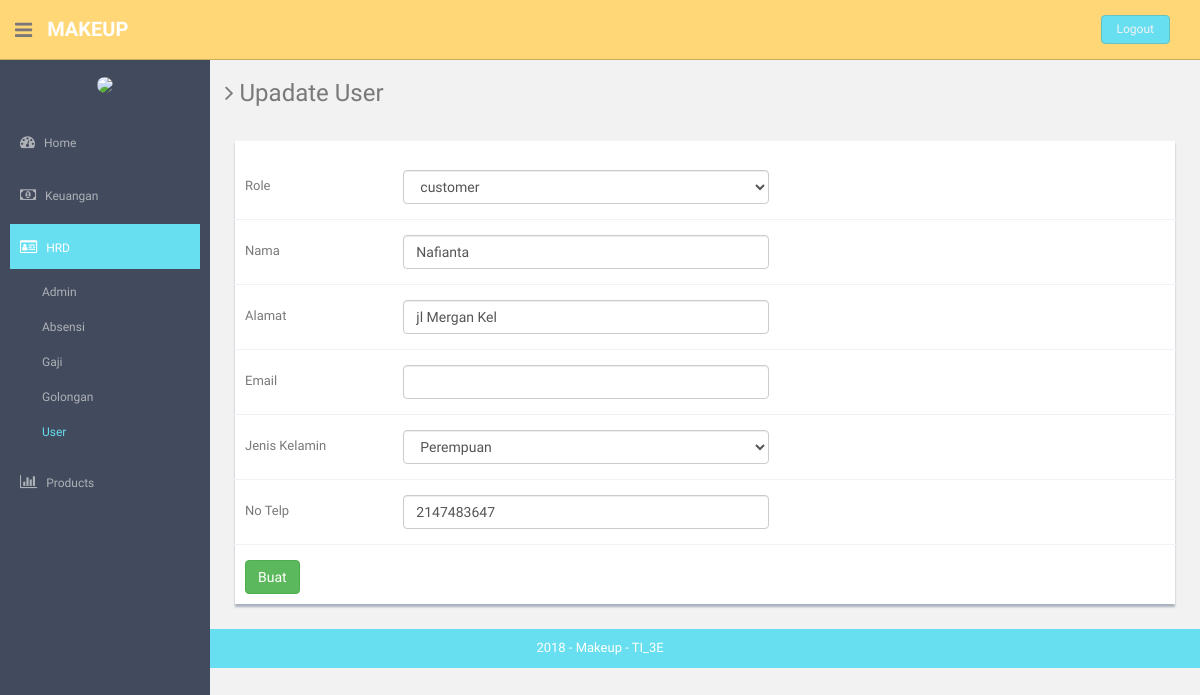
/index.php/user/update/1, run on an earlier commit of the app's database.
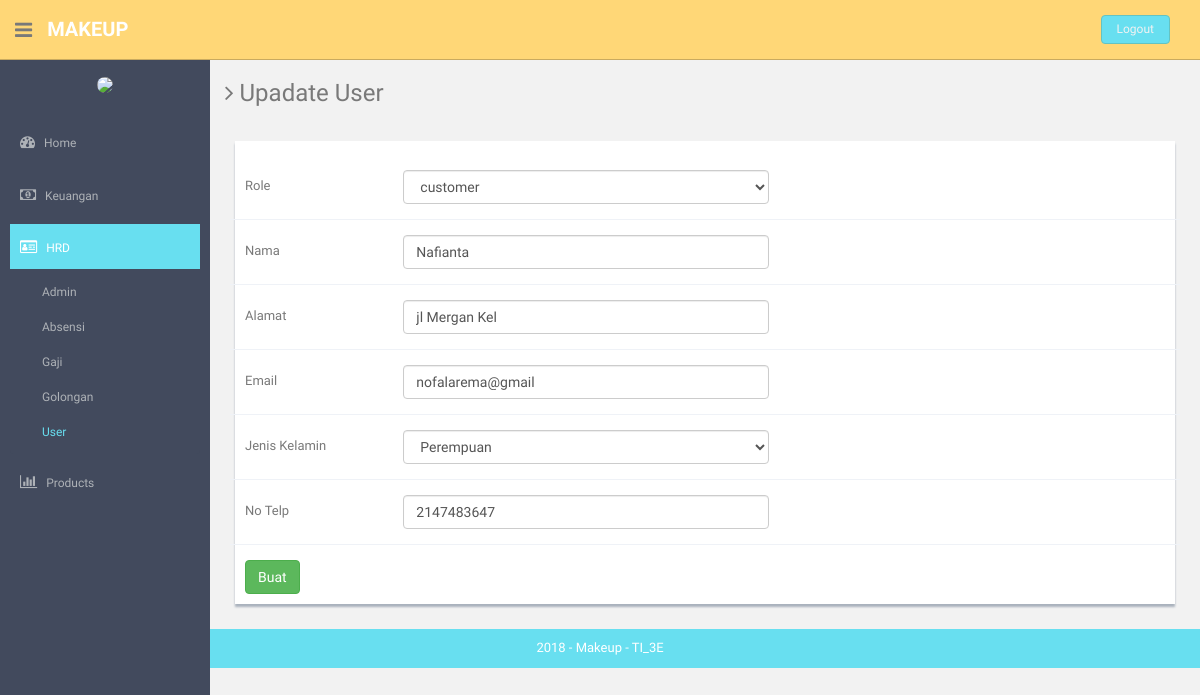
And on a later commit of the database.
### tables this page shows
CREATE TABLE `user` (
  `id` int(10) NOT NULL,
  `id_role` int(11) NOT NULL,
  `nama` varchar(255) NOT NULL,
  `alamat` varchar(255) NOT NULL,
  `email` varchar(255) NOT NULL,
  `jenis_kelamin` varchar(255) NOT NULL,
  `no_telp` int(13) NOT NULL,
  `username` varchar(10) NOT NULL,
  `password` varchar(32) NOT NULL
);

### application/controllers/User.php (called while the page is built, shortened)
<?php
class User extends CI_Controller {
        public function __construct()
        {
                $this->load->helper('url','form');
                $this->load->library('form_validation');
                $this->load->model('user_model');
                $this->load->model('role_model');
                $this->load->helper('html');
                $this->load->library('image_lib');
                $this->load->model('kategori_model');
                $this->load->model('produk_model');
                $this->load->model('pemesanan_model');
        }
        public function update($id){
               $this->form_validation->set_rules('id_role','Id Role','trim|required');
                $this->form_validation->set_rules('nama','Nama','trim|required');
                $this->form_validation->set_rules('alamat','alamat','trim|required');
                $this->form_validation->set_rules('email','email','trim|required');
                $this->form_validation->set_rules('jenis_kelamin','jenis_kelamin','trim|required');
                $this->form_validation->set_rules('no_telp','no_telp','trim|required');
                if($this->form_validation->run()==FALSE){
                    $object['role']=$this->role_model->getDataRole();
                    $object['user']=$this->user_model->getUser($id);
                    $cek['kategori'] = $this->kategori_model->getDataKategori();
                     $cek['produk'] = $this->produk_model->getDataProduk();
                     if ($this->session->userdata('userSession')!=null)
                    {
                        $cek['dataPesanan']=$this->pemesanan_model->getStatusPemesanan($this->session->userdata('userSession')['id']);
                    }
                    else
                    {
                        $cek['dataPesanan']=0;
                    }
                     $cek['status'] = array(
                        'home'=>'',
                        'hrd'=>'active',
                        'keuangan'=>'',
                        'produk'=>'',
                        'pembelian'=>'',
                        'pemasukan'=>'',
                        'pengeluaran'=>'',
                        'pemesanan'=>'',
                'pembayaran'=>'',
                        'utang'=>'',
                        'cash_flow'=>'',
                        'neraca'=>'',
                        'admin'=>'',
                        'gaji'=>'',
                        'golongan'=>'',
                        'absensi'=>'',
                        'user'=>'active',
                        'barang'=>'',
                        'supplier'=>'',
                        'kategori'=>'',
                        );
                        if ($this->session->userdata('userSession')['role']==2) {
                                 $this->load->view('component/header_main',$cek);
                             }
                        else{
                            $this->load->view('component/header',$cek);
                        }
                        $this->load->view('edit_user',$object);
                        $this->load->view('component/footer');
                    }
                }
}

### index.php (called while the page is built, shortened)
<?php
require_once BASEPATH.'core/CodeIgniter.php';

### application/models/User_model.php (called while the page is built, shortened)
<?php
class User_model extends CI_Model {
	public function getUser($id)
	{
		$this->db->where('id',$id);
		$query = $this->db->get('user');
		return $query->result();
	}
}

### application/views/edit_user.php (the view, shortened to what the changed rows need)
  <section id="main-content">
      <section class="wrapper">
        <div class="row mt">
          <div class="col-lg-12">
              <div class="form-panel">
                  <br>
                   <?php
                    $attr = array('class' => 'form-horizontal style-form');
                   echo form_open_multipart('user/update/'.$this->uri->segment(3),$attr);?>
                     <div class="form-group">
                          <div class="col-sm-5">
                              <input type="text" name="nama" class="form-control" value="<?php echo $user[0]->nama ?>">
                          </div>
                      </div>
                      <div class="form-group">
                          <div class="col-sm-5">
                              <input type="text" name="alamat" class="form-control" value="<?php echo $user[0]->alamat ?>">
                          </div>
                      </div>
                      <div class="form-group">
                          <div class="col-sm-5">
                              <input type="email" name="email" class="form-control" value="<?php echo $user[0]->email ?>">
                          </div>
                      </div>
                      <div class="form-group">
                          <div class="col-sm-5">
                              <input type="number" name="no_telp" class="form-control" value="<?php echo $user[0]->no_telp ?>">
                          </div>
                      </div>
              </div>
          </div>
        </div>
</section><! --/wrapper -->
  </section>

What changed in the data, as far as the page shows it:
changed user "Nafianta": email (not shown) → "nofalarema@gmail"
